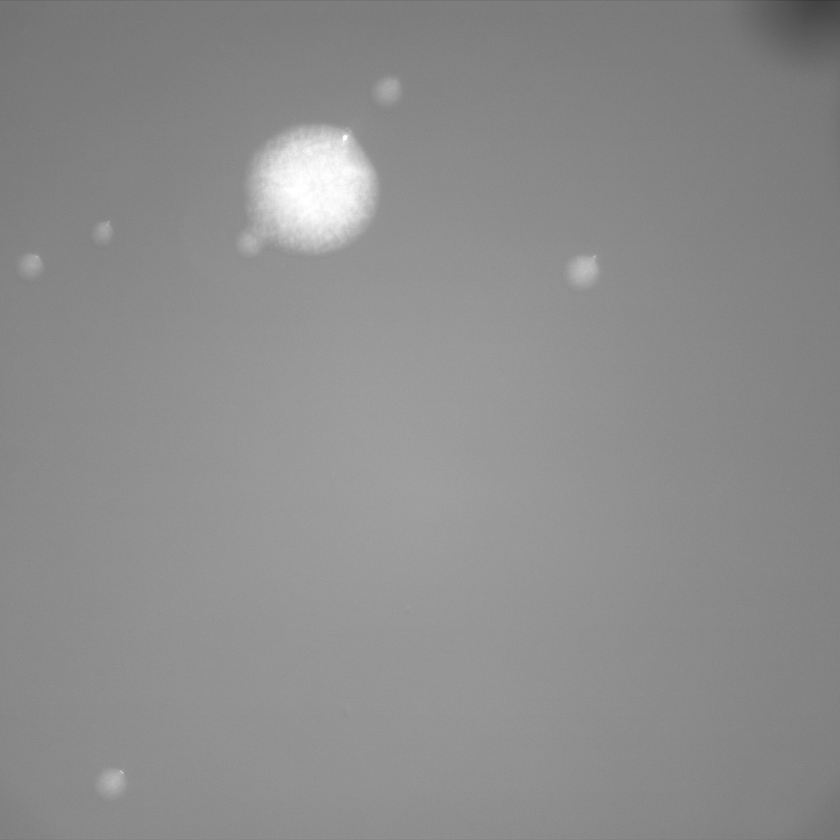
#> input picture ImageAnalysis/1.png, 840 x 840 px, shrunk from 2048 x 2048 before the run
$ python pycv2_b.py   (older library calls are emulated)
#> lines starting #> are read from the running program, lines starting #| are printed output that depends on the picture; after the words box and inside, x2 and y2 are one past the last pixel; in counts of white or black regions, pixels touching at a corner belong together
import cv2
import numpy as np
import matplotlib.pyplot as plt
import sys


img1=cv2.imread('1.png')
#> img1 is the input picture: shape (840, 840, 3); min 57, max 255, mean 140.8
img2=img1
img3 = cv2.cvtColor(img2, cv2.COLOR_BGR2GRAY)
ret, img4 = cv2.threshold(img3,170,255,cv2.THRESH_BINARY)
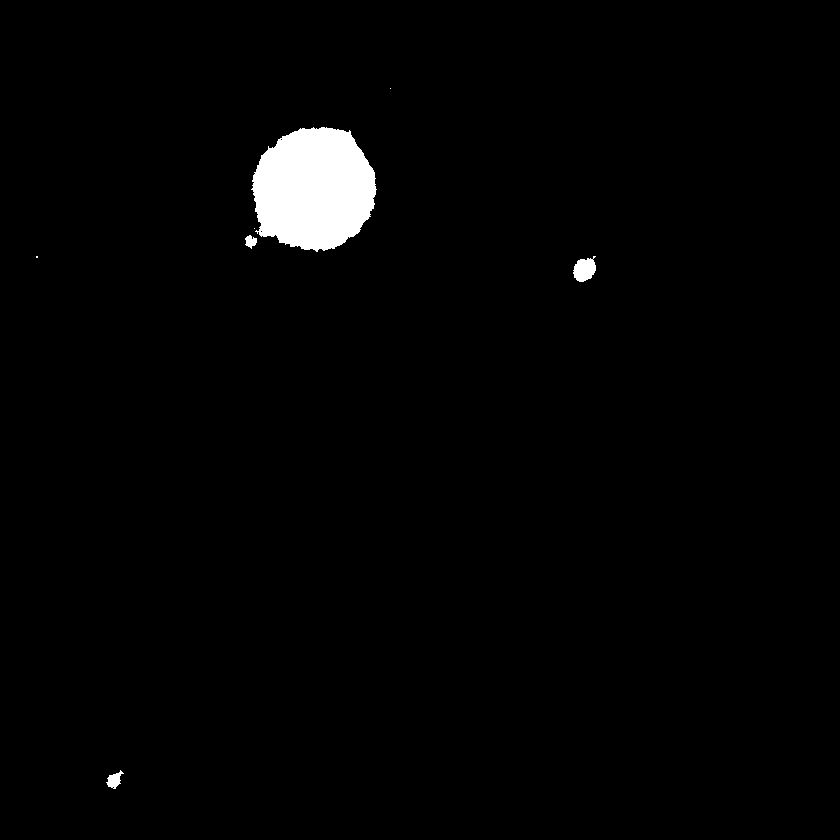
#> img4: shape (840, 840); 1.8% white; 7 white regions (3 under 20 px)
#image, contours, hierarchy = cv2.findContours(img4, cv2.RETR_TREE, cv2.CHAIN_APPROX_SIMPLE)
image, contours = cv2.findContours(img4, cv2.RETR_EXTERNAL, cv2.CHAIN_APPROX_SIMPLE)
#> image = 7 contours, 3 with area under 20; largest, box (x1, y1, x2, y2) and area: (251, 127, 377, 252) 11860, (573, 256, 596, 282) 380, (106, 770, 124, 789) 148, (245, 235, 257, 249) 87; contours = [[1, -1, -1, -1], [2, 0, -1, -1], [3, 1, -1, -1], [4, 2, -1, -1], [5, 3, -1, -1], [6, 4, -1, -1], [-1, 5, -1, -1]]

img6=cv2.drawContours(img1, image[0],-1,(0,0,255),5)
cv2.imshow('Contour',img4)

# [18 lines of commented-out code are left out]

$ run again, with ImageAnalysis/2.png copied over ImageAnalysis/1.png
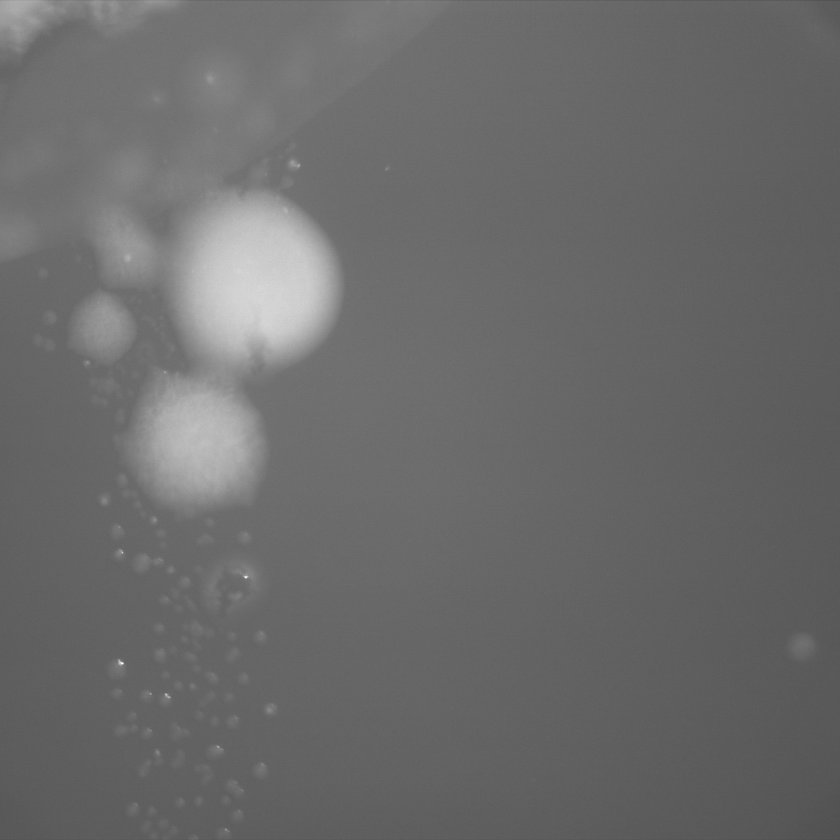
#> input picture ImageAnalysis/2.png, 840 x 840 px, shrunk from 2048 x 2048 before the run
#> img1 is the input picture: shape (840, 840, 3); min 77, max 255, mean 106.9
#> `ret, img4 = cv2.threshold(img3,170,255,cv2.THRESH_BINARY)`:
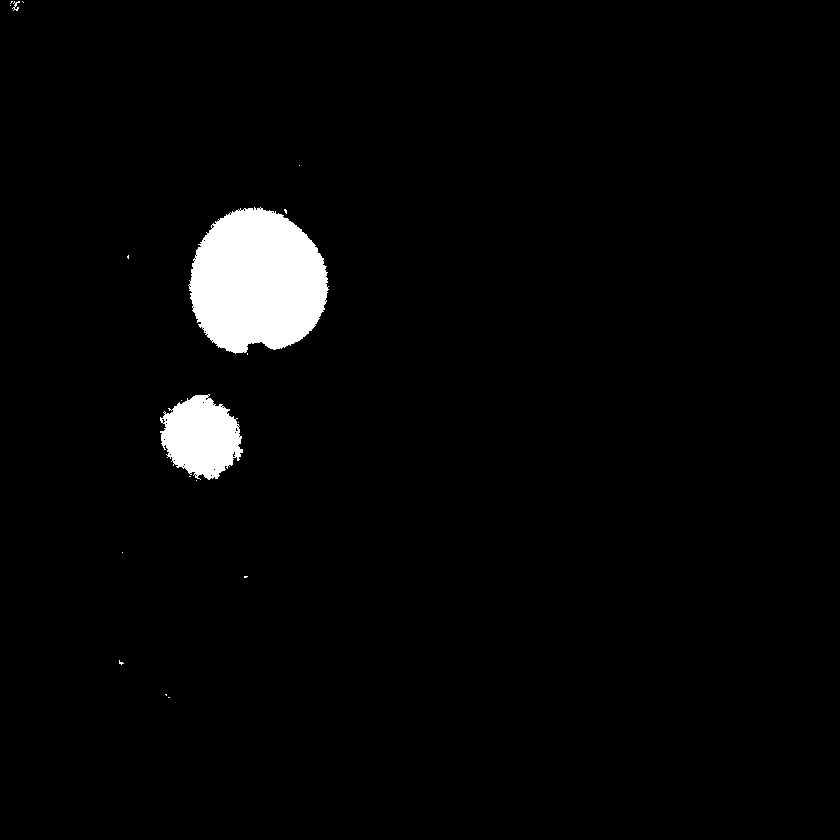
#> img4: shape (840, 840); 2.9% white; 19 white regions (16 under 20 px)
#> image = 19 contours, 17 with area under 20; largest, box (x1, y1, x2, y2) and area: (188, 207, 329, 354) 15372, (160, 394, 243, 480) 4772; contours = 19 rows, first 6: [1, -1, -1, -1], [2, 0, -1, -1], [3, 1, -1, -1], [4, 2, -1, -1], [5, 3, -1, -1], [6, 4, -1, -1]

$ run again, with ImageAnalysis/013017I2.png copied over ImageAnalysis/1.png
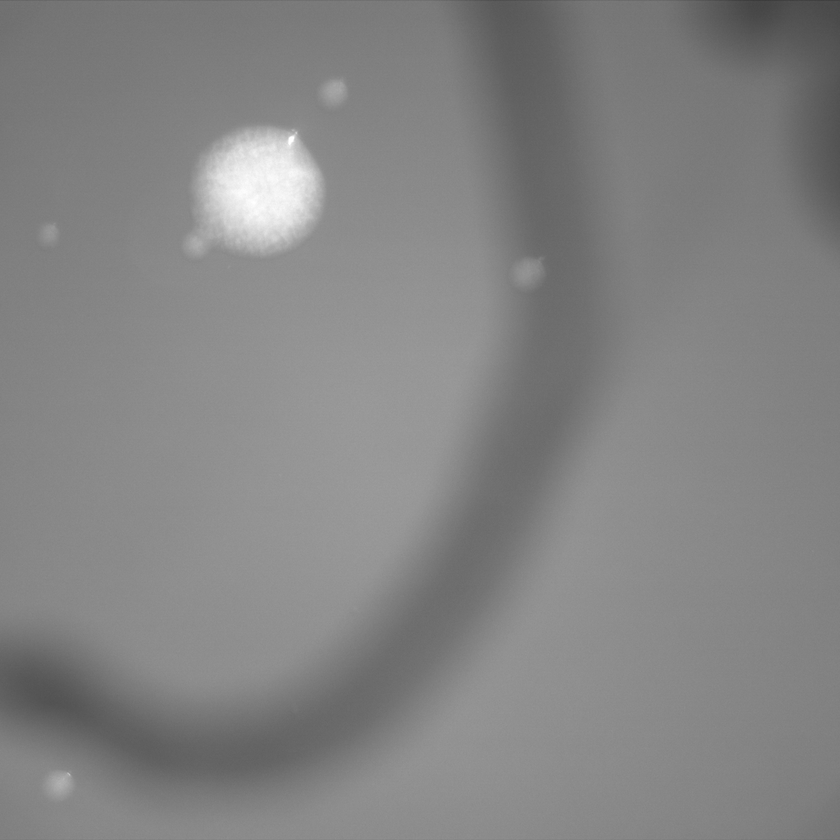
#> input picture ImageAnalysis/013017I2.png, 840 x 840 px, shrunk from 2048 x 2048 before the run
#> img1 is the input picture: shape (840, 840, 3); min 59, max 255, mean 131.5
#> `ret, img4 = cv2.threshold(img3,170,255,cv2.THRESH_BINARY)`:
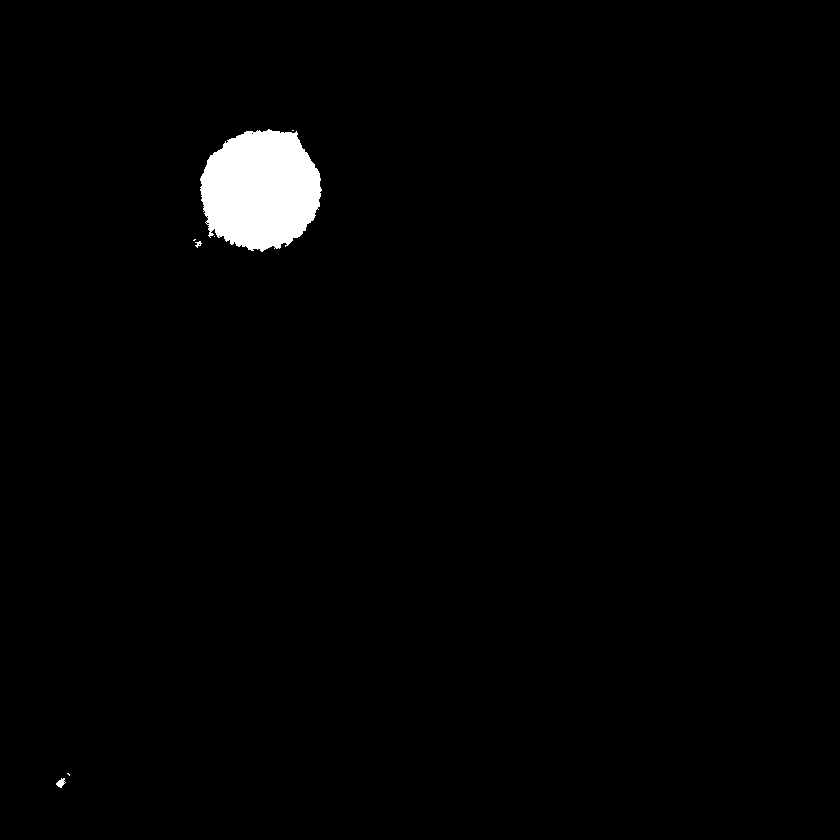
#> img4: shape (840, 840); 1.6% white; 7 white regions (4 under 20 px)
#> image = 7 contours, 5 with area under 20; largest, box (x1, y1, x2, y2) and area: (200, 129, 322, 252) 11258, (56, 778, 66, 788) 44; contours = [[1, -1, -1, -1], [2, 0, -1, -1], [3, 1, -1, -1], [4, 2, -1, -1], [5, 3, -1, -1], [6, 4, -1, -1], [-1, 5, -1, -1]]
